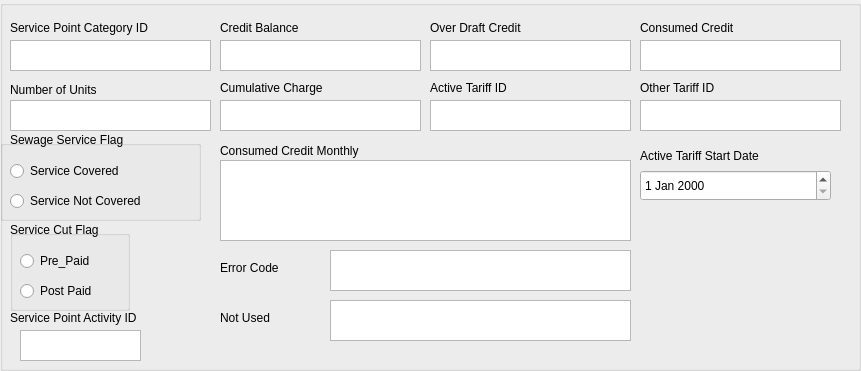
           <widget class="QGroupBox" name="groupBox_Services_16">
            <property name="geometry">
             <rect>
              <x>910</x>
              <y>0</y>
              <width>861</width>
              <height>371</height>
             </rect>
            </property>
            <property name="title">
             <string/>
            </property>
            <widget class="QLabel" name="L_Service_point_category_id_16">
             <property name="geometry">
              <rect>
               <x>10</x>
               <y>20</y>
               <width>201</width>
               <height>16</height>
              </rect>
             </property>
             <property name="text">
              <string>Service Point Category ID</string>
             </property>
            </widget>
            <widget class="QLabel" name="L_Service_point_activity_id_16">
             <property name="geometry">
              <rect>
               <x>10</x>
               <y>310</y>
               <width>171</width>
               <height>16</height>
              </rect>
             </property>
             <property name="text">
              <string>Service Point Activity ID</string>
             </property>
            </widget>
            <widget class="QLabel" name="L_Service_cut_flag_6">
             <property name="geometry">
              <rect>
               <x>10</x>
               <y>220</y>
               <width>121</width>
               <height>20</height>
              </rect>
             </property>
             <property name="text">
              <string>Service Cut Flag</string>
             </property>
            </widget>
            <widget class="QTextEdit" name="T_Service_point_category_id_16">
             <property name="geometry">
              <rect>
               <x>10</x>
               <y>40</y>
               <width>201</width>
               <height>31</height>
              </rect>
             </property>
            </widget>
            <widget class="QTextEdit" name="T_Service_point_activity_id_16">
             <property name="geometry">
              <rect>
               <x>20</x>
               <y>330</y>
               <width>121</width>
               <height>31</height>
              </rect>
             </property>
            </widget>
            <widget class="QLabel" name="L_Number_of_Units_16">
             <property name="geometry">
              <rect>
               <x>10</x>
               <y>80</y>
               <width>201</width>
               <height>20</height>
              </rect>
             </property>
             <property name="text">
              <string>Number of Units</string>
             </property>
            </widget>
            <widget class="QTextEdit" name="T_Number_of_Units_16">
             <property name="geometry">
              <rect>
               <x>10</x>
               <y>100</y>
               <width>201</width>
               <height>31</height>
              </rect>
             </property>
            </widget>
            <widget class="QLabel" name="L_Sewage_service_flag_6">
             <property name="geometry">
              <rect>
               <x>10</x>
               <y>130</y>
               <width>191</width>
               <height>20</height>
              </rect>
             </property>
             <property name="text">
              <string>Sewage Service Flag</string>
             </property>
            </widget>
            <widget class="QGroupBox" name="Service_Cut_Flag_Group_16">
             <property name="geometry">
              <rect>
               <x>10</x>
               <y>230</y>
               <width>120</width>
               <height>81</height>
              </rect>
             </property>
             <property name="title">
              <string/>
             </property>
             <widget class="QRadioButton" name="radioB_Service_cut_flag_Post_Paid_16">
              <property name="geometry">
               <rect>
                <x>10</x>
                <y>50</y>
                <width>97</width>
                <height>22</height>
               </rect>
              </property>
              <property name="text">
               <string>Post Paid</string>
              </property>
             </widget>
             <widget class="QRadioButton" name="radioB_Service_cut_flag_Pre_Paid_16">
              <property name="geometry">
               <rect>
                <x>10</x>
                <y>20</y>
                <width>97</width>
                <height>22</height>
               </rect>
              </property>
              <property name="text">
               <string>Pre_Paid</string>
              </property>
             </widget>
            </widget>
            <widget class="QGroupBox" name="Sewage_Service_Flag_Group_16">
             <property name="geometry">
              <rect>
               <x>0</x>
               <y>140</y>
               <width>201</width>
               <height>81</height>
              </rect>
             </property>
             <property name="title">
              <string/>
             </property>
             <widget class="QRadioButton" name="radioB_Sewage_service_flag_service_not_covered_16">
              <property name="geometry">
               <rect>
                <x>10</x>
                <y>50</y>
                <width>161</width>
                <height>22</height>
               </rect>
              </property>
              <property name="text">
               <string>Service Not Covered</string>
              </property>
             </widget>
             <widget class="QRadioButton" name="radioB_Sewage_service_flag_service_covered_16">
              <property name="geometry">
               <rect>
                <x>10</x>
                <y>20</y>
                <width>141</width>
                <height>22</height>
               </rect>
              </property>
              <property name="text">
               <string>Service Covered</string>
              </property>
             </widget>
            </widget>
            <widget class="QTextEdit" name="T_Creditbalance_16">
             <property name="geometry">
              <rect>
               <x>220</x>
               <y>40</y>
               <width>201</width>
               <height>31</height>
              </rect>
             </property>
            </widget>
            <widget class="QLabel" name="L_Overdraftcredit_16">
             <property name="geometry">
              <rect>
               <x>430</x>
               <y>20</y>
               <width>201</width>
               <height>16</height>
              </rect>
             </property>
             <property name="text">
              <string>Over Draft Credit</string>
             </property>
            </widget>
            <widget class="QTextEdit" name="T_Overdraftcredit_16">
             <property name="geometry">
              <rect>
               <x>430</x>
               <y>40</y>
               <width>201</width>
               <height>31</height>
              </rect>
             </property>
            </widget>
            <widget class="QLabel" name="L_Creditbalance_16">
             <property name="geometry">
              <rect>
               <x>220</x>
               <y>20</y>
               <width>201</width>
               <height>16</height>
              </rect>
             </property>
             <property name="text">
              <string>Credit Balance</string>
             </property>
            </widget>
            <widget class="QLabel" name="L_Consumedcredit_16">
             <property name="geometry">
              <rect>
               <x>640</x>
               <y>20</y>
               <width>201</width>
               <height>16</height>
              </rect>
             </property>
             <property name="text">
              <string>Consumed Credit</string>
             </property>
            </widget>
            <widget class="QLabel" name="L_Consumedcreditmonthly_16">
             <property name="geometry">
              <rect>
               <x>220</x>
               <y>140</y>
               <width>411</width>
               <height>21</height>
              </rect>
             </property>
             <property name="text">
              <string>Consumed Credit Monthly</string>
             </property>
            </widget>
            <widget class="QTextEdit" name="T_Consumedcredit_16">
             <property name="geometry">
              <rect>
               <x>640</x>
               <y>40</y>
               <width>201</width>
               <height>31</height>
              </rect>
             </property>
            </widget>
            <widget class="QLabel" name="L_Cumulativecharge_16">
             <property name="geometry">
              <rect>
               <x>220</x>
               <y>80</y>
               <width>201</width>
               <height>16</height>
              </rect>
             </property>
             <property name="text">
              <string>Cumulative Charge</string>
             </property>
            </widget>
            <widget class="QTextEdit" name="T_Cumulativecharge_16">
             <property name="geometry">
              <rect>
               <x>220</x>
               <y>100</y>
               <width>201</width>
               <height>31</height>
              </rect>
             </property>
            </widget>
            <widget class="QTableWidget" name="table_Consumedcreditmonthly_16">
             <property name="geometry">
              <rect>
               <x>220</x>
               <y>160</y>
               <width>411</width>
               <height>81</height>
              </rect>
             </property>
            </widget>
            <widget class="QLabel" name="L_Activetariffstartdate_16">
             <property name="geometry">
              <rect>
               <x>640</x>
               <y>140</y>
               <width>191</width>
               <height>31</height>
              </rect>
             </property>
             <property name="text">
              <string>Active Tariff Start Date</string>
             </property>
            </widget>
            <widget class="QDateEdit" name="dat_Activetariffstartdate_16">
             <property name="geometry">
              <rect>
               <x>640</x>
               <y>170</y>
               <width>191</width>
               <height>31</height>
              </rect>
             </property>
            </widget>
            <widget class="QTextEdit" name="T_ActiveTariffID_16">
             <property name="geometry">
              <rect>
               <x>430</x>
               <y>100</y>
               <width>201</width>
               <height>31</height>
              </rect>
             </property>
            </widget>
            <widget class="QTextEdit" name="T_OtherTariffID_16">
             <property name="geometry">
              <rect>
               <x>640</x>
               <y>100</y>
               <width>201</width>
               <height>31</height>
              </rect>
             </property>
            </widget>
            <widget class="QLabel" name="L_OtherTariffID_16">
             <property name="geometry">
              <rect>
               <x>640</x>
               <y>80</y>
               <width>201</width>
               <height>16</height>
              </rect>
             </property>
             <property name="text">
              <string>Other Tariff ID</string>
             </property>
            </widget>
            <widget class="QLabel" name="L_ActiveTariffID_16">
             <property name="geometry">
              <rect>
               <x>430</x>
               <y>80</y>
               <width>201</width>
               <height>16</height>
              </rect>
             </property>
             <property name="text">
              <string>Active Tariff ID</string>
             </property>
            </widget>
            <widget class="QLabel" name="L_CardStatus_16">
             <property name="geometry">
              <rect>
               <x>220</x>
               <y>260</y>
               <width>81</width>
               <height>16</height>
              </rect>
             </property>
             <property name="text">
              <string>Error Code</string>
             </property>
            </widget>
            <widget class="QTextEdit" name="T_notused_16">
             <property name="geometry">
              <rect>
               <x>330</x>
               <y>300</y>
               <width>301</width>
               <height>41</height>
              </rect>
             </property>
            </widget>
            <widget class="QTextEdit" name="T_ErrorCode_16">
             <property name="geometry">
              <rect>
               <x>330</x>
               <y>250</y>
               <width>301</width>
               <height>41</height>
              </rect>
             </property>
            </widget>
            <widget class="QLabel" name="L_Notused_16">
             <property name="geometry">
              <rect>
               <x>220</x>
               <y>310</y>
               <width>81</width>
               <height>16</height>
              </rect>
             </property>
             <property name="text">
              <string>Not Used</string>
             </property>
            </widget>
           </widget>
